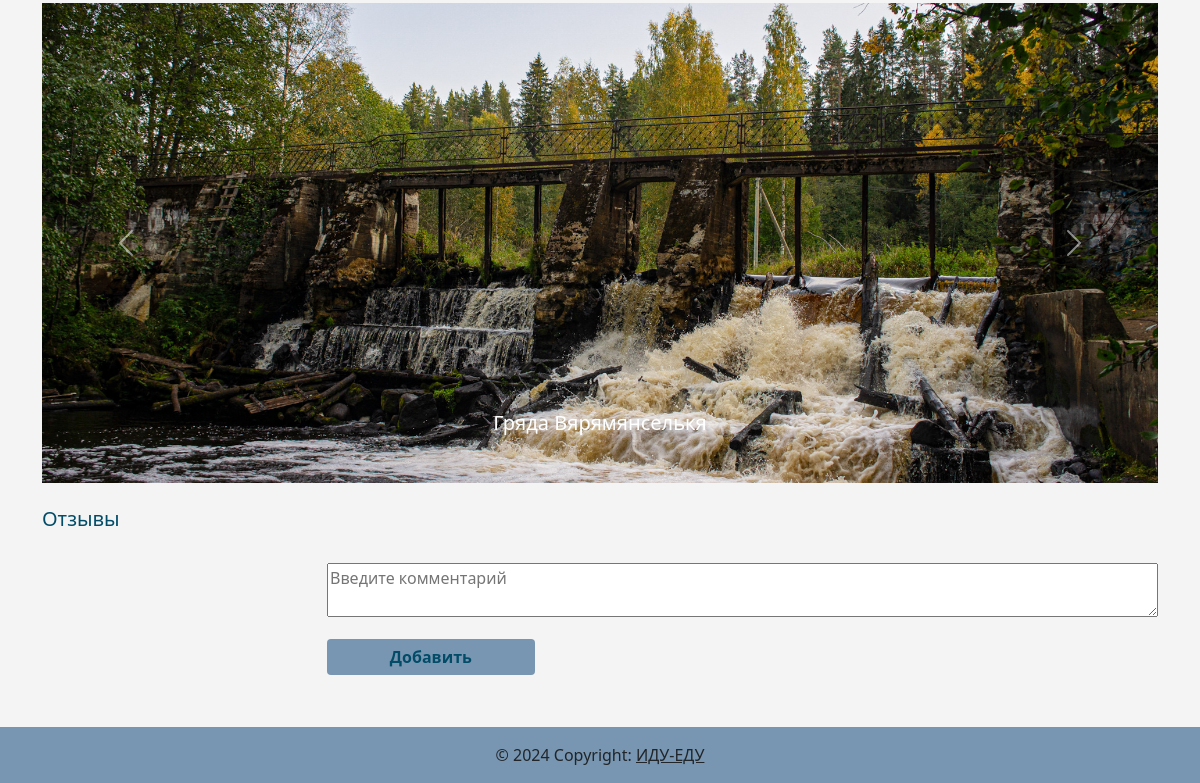
/trip/1 (lower part), run on an earlier commit of the app's database.
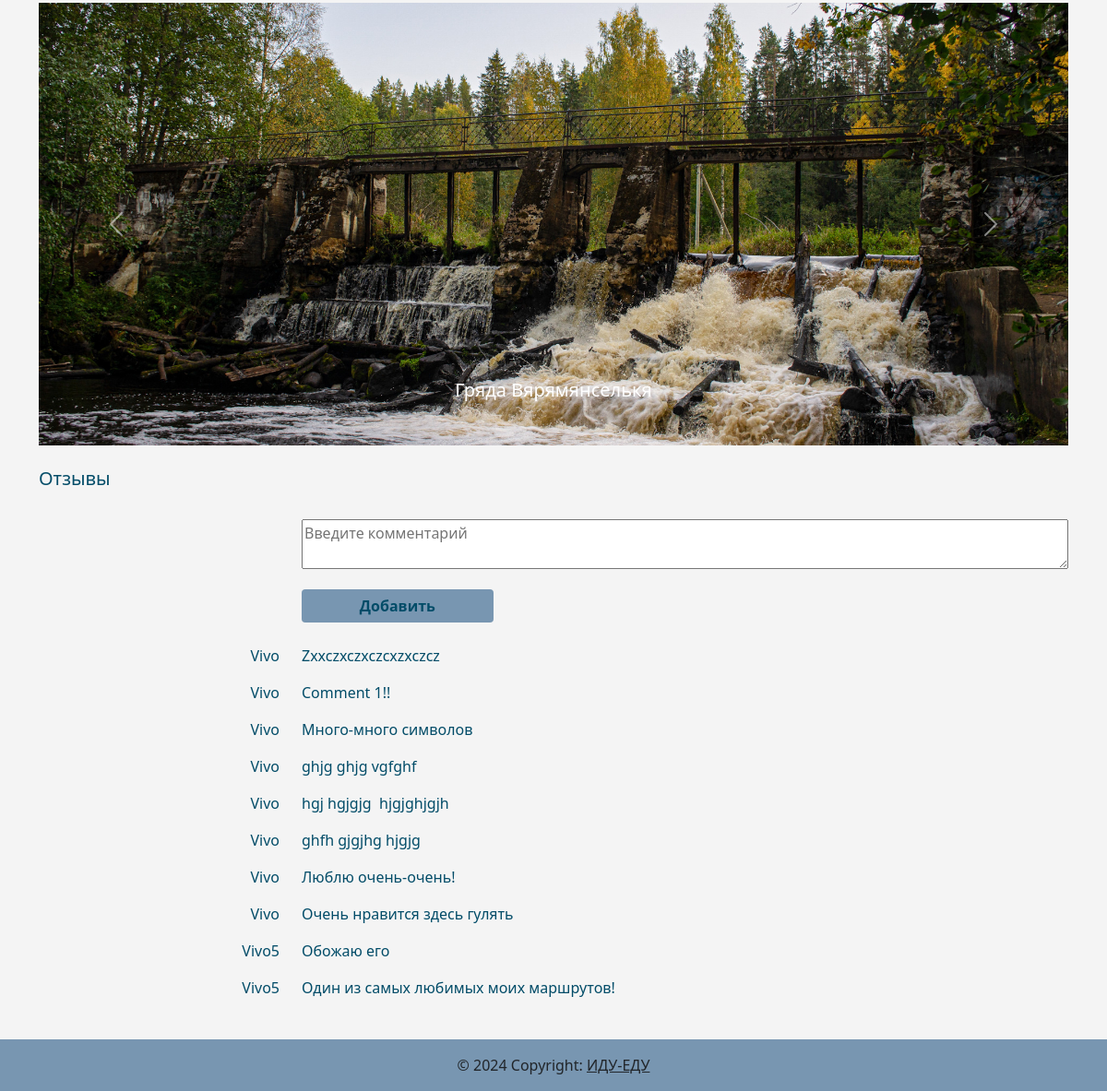
And on a later commit of the database.
### models.py (models this page shows, shortened)
class Photo(Base):
    __tablename__ = 'photos'
    id = Column(Integer, primary_key=True, autoincrement=True)
    link = Column(String(100), nullable=False, unique=True)
    photo_name = Column(String(100), nullable=False)
    trips = relationship("Trip", secondary='trip_photos', back_populates='photos')
    trip_description_id = relationship('Trip_description', backref='photos', uselist=False)

class Comment(Base):
    __tablename__ = 'comment'
    id = Column(Integer, primary_key=True, autoincrement=True)
    description = Column(String, nullable=True)
    trip_id = Column(Integer, ForeignKey('trips.id'))
    user_id = Column(Integer(), ForeignKey('user.id'))

class User(Base, UserMixin):
    __tablename__ = 'user'
    id = Column(Integer, primary_key=True, autoincrement=True)
    username = Column(String(100), nullable=False, unique=True)
    about_me = Column(String, nullable=True)
    email = Column(String(100), index=True,
                   unique=True, nullable=True)
    hashed_password = Column(String, nullable=True)
    comment = relationship("Comment", backref="user")

### content_pages/content_pages.py (the view, shortened to what this page needs)
@content_pages.route('/trip/<int:trip_id>', methods=['GET', 'POST'])
def trip(trip_id: int):
    form = CommentForm()
    trip_photos = session.query(models.Trip_photo, models.Photo).join(models.Photo).filter(models.Trip_photo.trip_id==trip_id).all()
    len_trip_photos = len(trip_photos)
    trip_description = session.query(models.Trip, models.Trip_type, models.Trip_level, models.Trip_description, models.Trip_duration, models.Photo).join(models.Trip_type).join(models.Trip_level).join(models.Trip_description).join(models.Trip_duration).join(models.Photo).filter(models.Trip.id == trip_id)
    trip_comments = session.query(models.Comment, models.User).join(models.User).filter(models.Comment.trip_id == trip_id).order_by(models.Comment.id.desc())
    return render_template('trip.html', title=trip_description[0][1].type_name, trip_description=trip_description, trip_photos=trip_photos, len_trip_photos=len_trip_photos, form=form, trip_comments=trip_comments)

### content_pages/content_forms.py
class CommentForm(FlaskForm):
  class Meta:
    locales = ['ru-RU', 'ru']
    def get_translations(self, form):
      return super(FlaskForm.Meta, self).get_translations(form)
  comment = TextAreaField('Say something', validators=[DataRequired(), Length(min=10, max=1000)], render_kw={'style': 'width: 100%', "placeholder": "Введите комментарий"})
  add_btn = SubmitField('Добавить', render_kw={'style': 'width: 25%'})
  update_btn = SubmitField('Изменить', render_kw={'style': 'width: 20%'})
  delete_btn = SubmitField('Удалить', render_kw={'style': 'width: 20%'})

### content_pages/content_pages.py (called while the page is built)
@content_pages.before_request
def before_request():
    global session
    session = db_session.create_session()

@content_pages.teardown_request
def teardown_request(request):
    global session
    session = None
    return request

### data/db_session.py (called while the page is built)
def create_session() -> Session:
    global created
    return created()

### content_pages/templates/content_pages/trip.html (shortened to what this page needs)
{% extends "base.html" %}
{% block content %}
<div class="container">
    <br>
    <br>
    <div id="carouselExampleControls" class="carousel slide" data-bs-ride="carousel">
        <div class="carousel-inner">
            <div class="carousel-item active">
                <img src="{{ url_for('.static', filename='images/' + trip_photos[0][1].link) }}" class="d-block w-100"
                     alt="{{ trip_photos[0][1].photo_name }}">
                <div class="carousel-caption d-none d-md-block">
                    <h5>{{ trip_photos[0][1].photo_name }}</h5>
                </div>
            </div>
        </div>
        <button class="carousel-control-prev" type="button" data-bs-target="#carouselExampleControls"
                data-bs-slide="prev">
            <span class="carousel-control-prev-icon" aria-hidden="true"></span>
        </button>
        <button class="carousel-control-next" type="button" data-bs-target="#carouselExampleControls"
                data-bs-slide="next">
            <span class="carousel-control-next-icon" aria-hidden="true"></span>
        </button>
    </div>
    <br>
    <h5>Отзывы</h5>
    <br>
    <div class="row gy-1">
        <div class="col-lg-3 col-md-4 col-ms-12 text-lg-end  text-md-end text-sm-start">
        </div>
        <div class="col-lg-9 col-md-8 col-ms-12">
            <form action="" method="post" novalidate>
                <p>{{ form.comment() }}</p>
                <div>
                    {{ form.add_btn(class_="btn btn-primary") }}
                </div>
            </form>
        </div>
    </div>
    <br>
    {% for item in trip_comments %}
    <div class="row gy-1">
        <div class="col-lg-3 col-md-4 col-ms-12 text-lg-end  text-md-end text-sm-start">
            <p>{{ item[1].username }}</p>
        </div>
        <div class="col-lg-9 col-md-8 col-ms-12">
            <form action="" method="post" novalidate>
                <p style="white-space: pre-wrap">{{ item[0].description }}</p>
            </form>
        </div>
    </div>
    {% endfor %}
    <br>
</div>
{% endblock %}

### templates/base.html (shortened to what this page needs)
<!DOCTYPE html>
<html lang="ru">
<head>
    <link href="https://cdn.jsdelivr.net/npm/bootstrap@5.0.1/dist/css/bootstrap.min.css" rel="stylesheet"
>
    <link rel="stylesheet" href="/static/css/style.css">
</head>
<body>
{% block content %}
{% endblock %}
<div class="fixed-bottom">
    <footer class="bg-body-tertiary text-center text-lg-start">
        <div class="text-center p-3" style="background-color: #7896B1;">
            © 2024 Copyright:
            <a class="text-body" href="/index">ИДУ-ЕДУ</a>
        </div>
    </footer>
</div>
</body>
</html>

### static/css/style.css (style rules this page uses)
body { background-color: #f4f4f4; }
body > .container { padding-top: 100px; padding-bottom: 60px; color: #024C68; }
.carousel-item img { object-fit: cover; vertical-align: middle; border-style: none; height: 60vh; }
.btn-primary, .btn-primary:hover, .btn-primary:active, .btn-primary:focus, .btn-primary:active:after, .btn-primary:visited { background-color: #7896B1; color: #024C68; font-weight: bold; border: none; box-shadow: none !important; width: 100%; text-align: center !important; }

What changed in the data, as far as the page shows it:
added Comment: username "Vivo", description "Zxxczxczxczcxzxczcz"
added Comment: username "Vivo", description "Comment 1!!"
added Comment: username "Vivo", description "Много-много символов"
added Comment: username "Vivo", description "ghjg ghjg vgfghf"
added Comment: username "Vivo", description "hgj hgjgjg hjgjghjgjh"
added Comment: username "Vivo", description "ghfh gjgjhg hjgjg"
added Comment: username "Vivo", description "Люблю очень-очень!"
added Comment: username "Vivo", description "Очень нравится здесь гулять"
added Comment: username "Vivo5", description "Обожаю его"
added Comment: username "Vivo5", description "Один из самых любимых моих маршрутов!"
